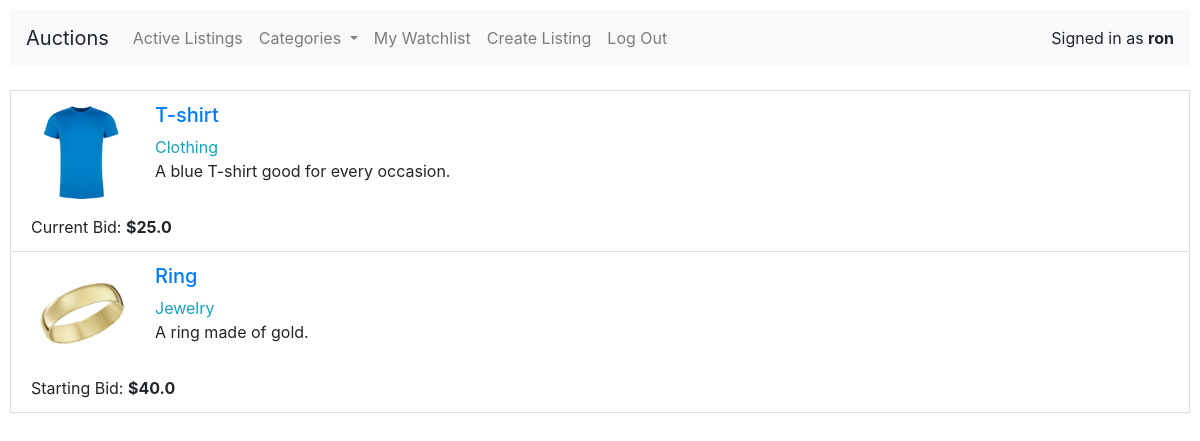
Page /watchlist (signed in) on the committed database.
### auctions/models.py (models this page shows, shortened)
class User(AbstractUser):
    pass

class AuctionListing(models.Model):
    name = models.CharField(max_length=64)
    description = models.CharField(max_length=300)
    user = models.ForeignKey(User, on_delete=models.CASCADE, related_name="auctioneer")
    winner = models.ForeignKey(User, on_delete=models.CASCADE, related_name="winner", blank=True, null=True)
    startingBid = models.FloatField()
    currentBid_id = models.IntegerField(blank=True, null=True)
    currentBid_value = models.FloatField(blank=True, null=True)
    statusOptions = [('Ongoing', 'Ongoing'), ('Finished', 'Finished')]
    status = models.CharField(max_length=8, choices=statusOptions, default='Ongoing')
    choicesCategory = [
        ('Toys', 'Toys'),
        ('Clothing', 'Clothing'),
        ('Electronics', 'Electronics'),
        ('Sports', 'Sports'),
        ('General', 'General'),
        ('Jewelry', 'Jewelry'),
        ('Cosmetics', 'Cosmetics'),
        ('Vehicles', 'Vehicles'),
        ('Furniture', 'Furniture'),
        ('Art', 'Art')
    ]
    category = models.CharField(max_length=15, choices=choicesCategory, default='General')
    image = models.ImageField(blank=True, null=True, upload_to='media/')

### auctions/views.py (the view)
# urls.py: path("watchlist", views.watchlist, name="watchlist"),
@login_required
def watchlist(request):
    if request.method == "POST":
        listing = AuctionListing.objects.get(id=int(request.POST["listing"]))
        watchlist_item = WatchlistItem(listing=listing, user=request.user)
        watchlist_item.save()
        return HttpResponseRedirect(reverse("listing", kwargs={'listing_id': listing.id}))
    watchlist_listings = WatchlistItem.objects.filter(user=request.user)
    listings = []
    for item in watchlist_listings:
        listings.append(item.listing)
    return render(request, "auctions/watchlist.html", {
        "listings": listings
    })

### auctions/templates/auctions/watchlist.html (shortened to what this page needs)
{% extends "auctions/layout.html" %}
{% block body %}
    {% if listings %}
        {% for listing in listings %}
            {% if listing.status == "Ongoing" %}
                {% include "auctions/listlistings.html" %}
            {% endif %}
        {% endfor %}
    {% else %}
        There are no listings in your watchlist.
    {% endif %}
{% endblock %}

### auctions/templates/auctions/layout.html (shortened to what this page needs)
{% load static %}
<!DOCTYPE html>
<html lang="en">
    <head>
        <link rel="stylesheet" href="https://stackpath.bootstrapcdn.com/bootstrap/4.3.1/css/bootstrap.min.css">
        <link href="{% static 'auctions/styles.css' %}" rel="stylesheet">
    </head>
    <body>
        <nav class="navbar navbar-expand-lg navbar-light bg-light">
            <a class="navbar-brand">Auctions</a>
            <div class="collapse navbar-collapse" id="navbarSupportedContent">
                <ul class="navbar-nav mr-auto">
                    <li class="nav-item">
                        <a class="nav-link" href="{% url 'index' %}">Active Listings</a>
                    </li>
                    <li class="nav-item dropdown">
                        <a class="dropdown-toggle nav-link" href="#" id="navbarDropdown" role="button" data-toggle="dropdown" aria-haspopup="true" aria-expanded="false">
                            Categories
                        </a>
                    </li>
                    {% if user.is_authenticated %}
                    <li class="nav-item">
                        <a class="nav-link" href="{% url 'watchlist' %}">My Watchlist</a>
                    </li>
                    <li class="nav-item">
                        <a class="nav-link" href="{% url 'create' %}">Create Listing</a>
                    </li>
                    <li class="nav-item">
                        <a class="nav-link" href="{% url 'logout' %}">Log Out</a>
                    </li>
                    {% endif %}
                </ul>
                <ul class="navbar-nav ml-auto">
                    {% if user.is_authenticated %}
                    <li class="nav-item">
                        Signed in as <strong>{{ user.username }}</strong>
                    </li>
                    {% else %}
                    <li class="nav-item">
                        Not signed in
                    </li>
                    {% endif %}
                </ul>
            </div>
        </nav>
        <br>
        {% block body %}
        {% endblock %}
    </body>
</html>

### auctions/templates/auctions/listlistings.html
<li class="list-group-item">
    <div>
        {% if listing.image %}
             <img src="{{ listing.image.url }}"  class = "float-left mr-4" width="100" height="100" alt="{{ listing.name }}">
        {% else %}
            <img src="../media/imgs/noimage.jpg"   class = "float-left mr-4" width="100" height="100" alt="no image">
        {% endif %}
        <div>
        <a  href="{% url 'listing' listing_id=listing.id %}" >
            <h5>{{ listing.name }}</h5>
        </a>
        </div>
        <a href="{% url 'category' category_type=listing.category %}" class="text-info"> {{listing.category}}</a><br>
        <p class="mb-2 w-100">{{ listing.description }}</p> <br>
        {% if listing.currentBid_value %}
            Current Bid: <strong>${{ listing.currentBid_value }}</strong> <br>
        {% else %}
            Starting Bid: <strong>${{ listing.startingBid }} </strong>
        {% endif %}
    </div>
</li>

### auctions/static/auctions/styles.css (style rules this page uses)
body { padding: 10px; }
p { width: 375px; }

### rows in the picture
User: username "ron"
AuctionListing: image (picture), name "T-shirt", category "Clothing", description "A blue T-shirt good for every occasion.", currentBid_value "25.0"
AuctionListing: image (picture), name "Ring", category "Jewelry", description "A ring made of gold.", startingBid "40.0"
